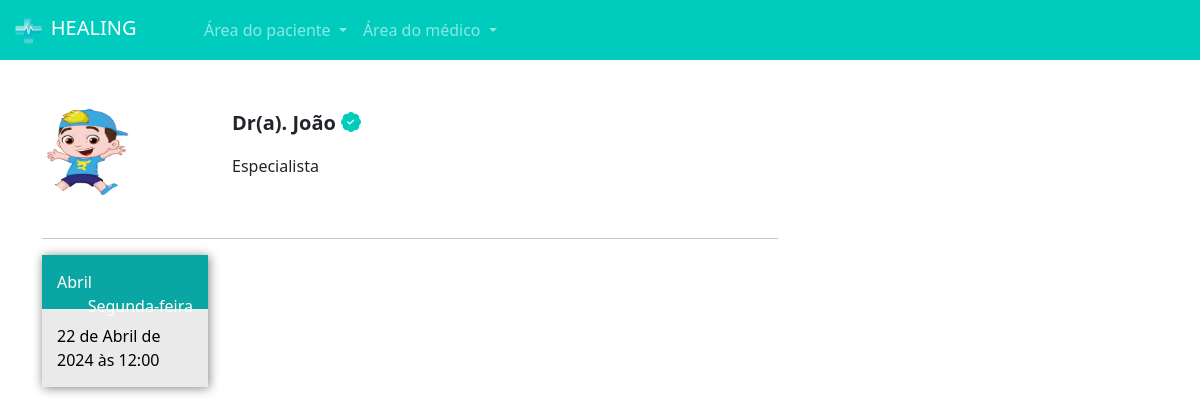
The app's page /pacientes/escolher_horario/4/ (signed in) with its own data.
### medico/models.py (models this page shows, shortened)
class DadosMedico(models.Model):
    crm = models.CharField(max_length=30)
    nome = models.CharField(max_length=100)
    cep = models.CharField(max_length=15)
    rua = models.CharField(max_length=100)
    bairro = models.CharField(max_length=100)
    numero = models.IntegerField()
    rg = models.ImageField(upload_to="rgs")
    cedula_identidade_medica = models.ImageField(upload_to='cim')
    foto = models.ImageField(upload_to="fotos_perfil")
    user = models.ForeignKey(User, on_delete=models.DO_NOTHING)
    descricao = models.TextField(null=True, blank=True)
    especialidade = models.ForeignKey(Especialidades, on_delete=models.DO_NOTHING, null=True, blank=True)
    valor_consulta = models.FloatField(default=100)

class DatasAbertas(models.Model):
    data = models.DateTimeField()
    user = models.ForeignKey(User, on_delete=models.DO_NOTHING)
    agendado = models.BooleanField(default=False)

### paciente/views.py (the view)
# urls.py: path('escolher_horario/<int:id_dados_medicos>/', views.escolher_horario, name="escolher_horario"),
def escolher_horario(request, id_dados_medicos):
    if request.method == "GET":
        medico = DadosMedico.objects.get(id=id_dados_medicos)
        datas_abertas = DatasAbertas.objects.filter(user=medico.user).filter(data__gte=datetime.now()).filter(agendado=False)
        return render(request, 'escolher_horario.html', {'medico': medico, 'datas_abertas': datas_abertas, 'is_medico': is_medico(request.user)})

### medico/models.py (called while the page is built)
def is_medico(user):
     return DadosMedico.objects.filter(user=user).exists()

### paciente/templates/escolher_horario.html (shortened to what this page needs)
{% extends "base.html" %} {% load static %} {% block 'head' %}
<link rel="stylesheet" href="{% static 'medicos/css/abrir_horario.css' %}" />
<link rel="stylesheet" href="{% static 'usuarios/css/usuarios.css' %}" />
<link rel="stylesheet" href="{% static 'medicos/css/cadastro_medico.css' %}" />
<link rel="stylesheet" href="{% static 'pacientes/css/home.css' %}" />
<link
  rel="stylesheet"
  href="https://cdn.jsdelivr.net/npm/bootstrap-icons@1.11.3/font/bootstrap-icons.min.css"
/>
{% endblock 'head' %}
{% block 'body' %}
{% include "partials/navbar.html" %}
<div class="container">
  <br /><br />
  <div class="row">
    <div class="col-md-8">
      <div class="row">
        <div class="col-md-3">
          <img src="{{medico.foto.url}}" class="foto-perfil-card" alt="" />
        </div>
        <div class="col-md">
          <p style="font-size: 20px" class="p-bold">
            Dr(a). {{medico.nome}}
            <i class="bi bi-patch-check-fill icon-main"></i>
          </p>
          <p>{{medico.descricao}}</p>
        </div>
      </div>
      <br />
      <hr />
      <div class="row">
     {% for data_aberta in datas_abertas %}
        <div class="col-md-3">
          <a class="link" href="{% url 'agendar_horario' data_aberta.id %}">
            <div class="selecionar-dia">
              <div class="header-dias">
                <span class="mes">
                  {{ data_aberta.data|date:"F" }}
                </span>
                <span class="dia-semana">
                  {{ data_aberta.data|date:"l" }}
                </span>
              </div>
              <div class="conteudo-data">
                {{data_aberta.data}}
              </div>
            </div>
          </a>
          <br />
        </div>
     {% endfor %}
      </div>
    </div>
    <div class="col-md-4"></div>
  </div>
</div>
{% endblock 'body' %}

### templates/static/geral/css/base.css (style rules this page uses)
:root { --main-color: #00CCBE; --dark-color: #09A6A3; --contrast-color: #FFD686; }
.p-bold { font-weight: bold; }

### templates/static/pacientes/css/home.css (style rules this page uses)
.foto-perfil-card { width: 90px; height: 90px; border-radius: 45px; }
.icon-main { color: var(--main-color); }
.link { text-decoration: none; }
.selecionar-dia { width: 100%; background-color: #EAEAEA; box-shadow: 1px 1px 10px gray; }
.header-dias { background-color: var(--dark-color); padding: 15px; color: white; text-decoration: none; }
.dia-semana { float: right; }
.conteudo-data { padding: 15px; color: black; }

### records on screen
DadosMedico: foto (picture), nome "João", descricao "Especialista"
DatasAbertas: data "Abril", data "Segunda-feira", data "22 de Abril de 2024 às 12:00"
